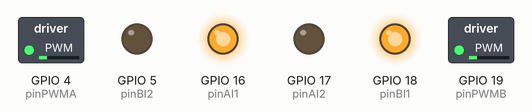
Recording of a sketch running on a simulated ESP32. Shown: switched loads named in the sketch (green lamp = pin HIGH), output pins drawn as LEDs (lit = HIGH).

Above: at 0.05 s.
At 9.95 s:
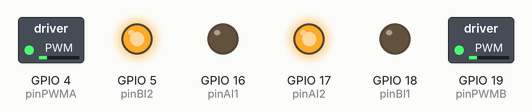
At 14.95 s:
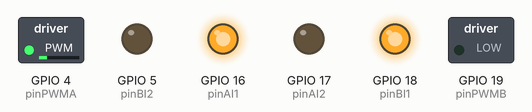
At 19.95 s:
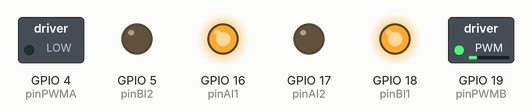
Timing chart, 0 to 26.0 s (numbered marks = the images above):
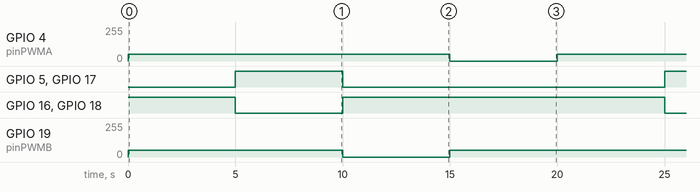

Measured:
- by itself, GPIO 4 (pinPWMA): alternates 50/255 for 15.0 s and 0/255 for 5.0 s
- by itself, GPIO 5 (pinBI2), GPIO 17 (pinAI2): alternates HIGH for 5.0 s and LOW for 15.0 s
- by itself, GPIO 16 (pinAI1), GPIO 18 (pinBI1): repeats every 20.0 s: LOW 5.0 s, HIGH 15.0 s
- by itself, GPIO 19 (pinPWMB): repeats every 20.0 s: 0/255 5.0 s, 50/255 15.0 s

The sketch:

soloMotores.ino
```cpp
void setup() {
  //Se inicializan los motores
  inicializarMotores();
}

void loop() {
  //Para debugear esto es el siguiente orden:
  //Primero poner código de 50,50 para verificar que la dirección de las ruedas esté correcta
  //Luego poner 0,50 para verificar que la rueda derecha efectivamente sea la derecha
  Motor(50,50);
  delay(5000);
  Motor(-50,-50);
  delay(5000);
  Motor(50,0);
  delay(5000);
  Motor(0,50);
  delay(5000);
}
```

motores.ino
```cpp
#include "pines.h"

void inicializarMotores() {

  //Se inicializan los pines de dirección del motor izquierdo
  pinMode(pinAI1, OUTPUT);
  pinMode(pinAI2, OUTPUT);

  //Se incializan los pines de dirección del motor derecho
  pinMode(pinBI1, OUTPUT);
  pinMode(pinBI2, OUTPUT);

  //Se inicializan los canales pwm
  ledcSetup(1,8000,8);
  ledcSetup(2,8000,8);

  //Se enlaca el canal 1 con el pin de velocidad del motor izquierdo
  ledcAttachPin(pinPWMA, 1);

  //Se enlaca el canal 2 con el pin de velocidad del motor derecgo
  ledcAttachPin(pinPWMB, 2);
}
void Motoriz(int value) {

  //Se define la dirección en base al signo del valor
  if (value >= 0) {
    digitalWrite(pinAI1, HIGH);
    digitalWrite(pinAI2, LOW);
  } else {
    digitalWrite(pinAI1, LOW);
    digitalWrite(pinAI2, HIGH);
    value *= -1;
  }

  //Se asigna la velocidad pwm
  ledcWrite(1, value);
}

//accionamiento motor derecho
void Motorde(int value) {
  //Se define la dirección en base al signo del valor
  if (value >= 0) {
    digitalWrite(pinBI1, HIGH);
    digitalWrite(pinBI2, LOW);
  } else {
    digitalWrite(pinBI1, LOW);
    digitalWrite(pinBI2, HIGH);
    value *= -1;
  }
  //Se asigna la velocidad pwm
  ledcWrite(2, value);
}


//Accionamiento de motores
void Motor(int left, int right) {
  Motoriz(left);
  Motorde(right);
}
```

pines.h
```cpp
#define pinPWMA 4
#define pinAI2 17
#define pinAI1 16
#define pinPWMB 19
#define pinBI2 5
#define pinBI1 18
#define BOTON 12
```
